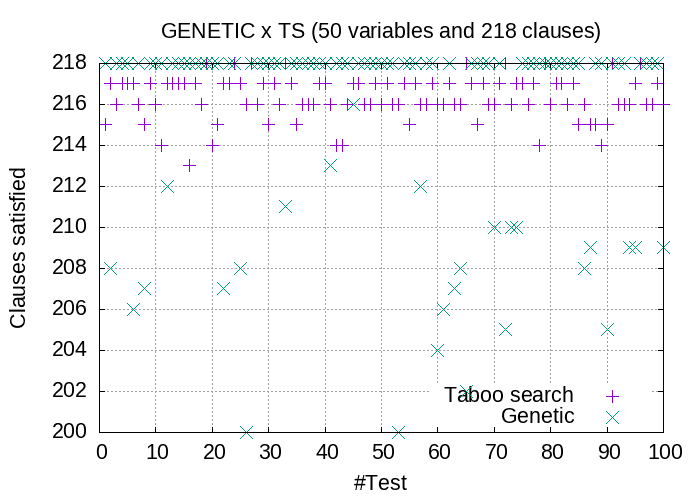

Write the gnuplot code that produced this figure.
# Configurações básicas
set title "GENETIC x TS (50 variables and 218 clauses)"
set ylabel "Clauses satisfied"
set xlabel "#Test"
set grid
set key inside
set key bottom right

set terminal png size 700,500
set terminal png font "Arial,16"
set output 'genetic_x_ts.png'

# Formato dos dados CSV
set datafile separator ','

# Plotar os dados dos dois arquivos
plot "../test_results/extra_TS_uf218-50.txt" using 1:2 with points pointsize 2 title "Taboo search", \
     "../test_results/extra_GENETIC_uf218-50.txt" using 1:2 with points pointsize 2 title "Genetic"
